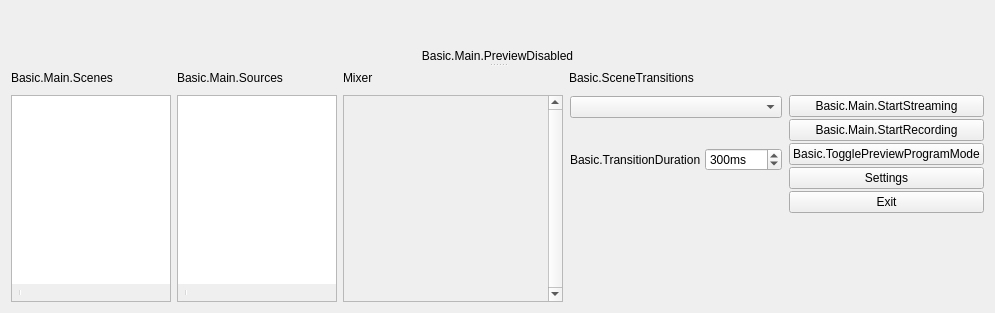
  <widget class="QWidget" name="centralwidget">
   <layout class="QHBoxLayout" name="horizontalLayout">
    <item>
     <widget class="QSplitter" name="mainSplitter">
      <property name="orientation">
       <enum>Qt::Vertical</enum>
      </property>
      <property name="childrenCollapsible">
       <bool>false</bool>
      </property>
      <widget class="QWidget" name="verticalLayoutWidget_7">
       <layout class="QVBoxLayout" name="verticalLayout_14">
        <item>
         <layout class="QHBoxLayout" name="previewLayout">
          <property name="spacing">
           <number>2</number>
          </property>
          <item>
           <layout class="QVBoxLayout" name="previewTextLayout">
            <property name="spacing">
             <number>4</number>
            </property>
            <item>
             <widget class="OBSBasicPreview" name="preview" native="true">
              <property name="sizePolicy">
               <sizepolicy hsizetype="Expanding" vsizetype="Expanding">
                <horstretch>0</horstretch>
                <verstretch>0</verstretch>
               </sizepolicy>
              </property>
              <property name="minimumSize">
               <size>
                <width>32</width>
                <height>32</height>
               </size>
              </property>
              <property name="focusPolicy">
               <enum>Qt::ClickFocus</enum>
              </property>
              <property name="contextMenuPolicy">
               <enum>Qt::CustomContextMenu</enum>
              </property>
             </widget>
            </item>
           </layout>
          </item>
         </layout>
        </item>
        <item>
         <widget class="QLabel" name="previewDisabledLabel">
          <property name="sizePolicy">
           <sizepolicy hsizetype="Expanding" vsizetype="Expanding">
            <horstretch>0</horstretch>
            <verstretch>0</verstretch>
           </sizepolicy>
          </property>
          <property name="contextMenuPolicy">
           <enum>Qt::CustomContextMenu</enum>
          </property>
          <property name="text">
           <string>Basic.Main.PreviewDisabled</string>
          </property>
          <property name="alignment">
           <set>Qt::AlignCenter</set>
          </property>
         </widget>
        </item>
       </layout>
      </widget>
      <widget class="QWidget" name="gridLayoutWidget_2">
       <layout class="QGridLayout" name="gridLayout_2">
        <item row="1" column="4">
         <layout class="QVBoxLayout" name="buttonsVLayout">
          <property name="spacing">
           <number>2</number>
          </property>
          <item>
           <widget class="QPushButton" name="streamButton">
            <property name="enabled">
             <bool>true</bool>
            </property>
            <property name="sizePolicy">
             <sizepolicy hsizetype="Preferred" vsizetype="Fixed">
              <horstretch>0</horstretch>
              <verstretch>0</verstretch>
             </sizepolicy>
            </property>
            <property name="text">
             <string>Basic.Main.StartStreaming</string>
            </property>
            <property name="checkable">
             <bool>false</bool>
            </property>
           </widget>
          </item>
          <item>
           <widget class="QPushButton" name="recordButton">
            <property name="enabled">
             <bool>true</bool>
            </property>
            <property name="sizePolicy">
             <sizepolicy hsizetype="Preferred" vsizetype="Fixed">
              <horstretch>0</horstretch>
              <verstretch>0</verstretch>
             </sizepolicy>
            </property>
            <property name="minimumSize">
             <size>
              <width>130</width>
              <height>0</height>
             </size>
            </property>
            <property name="text">
             <string>Basic.Main.StartRecording</string>
            </property>
           </widget>
          </item>
          <item>
           <widget class="QPushButton" name="modeSwitch">
            <property name="text">
             <string>Basic.TogglePreviewProgramMode</string>
            </property>
            <property name="checkable">
             <bool>true</bool>
            </property>
           </widget>
          </item>
          <item>
           <widget class="QPushButton" name="settingsButton">
            <property name="sizePolicy">
             <sizepolicy hsizetype="Preferred" vsizetype="Fixed">
              <horstretch>0</horstretch>
              <verstretch>0</verstretch>
             </sizepolicy>
            </property>
            <property name="text">
             <string>Settings</string>
            </property>
           </widget>
          </item>
          <item>
           <widget class="QPushButton" name="exitButton">
            <property name="sizePolicy">
             <sizepolicy hsizetype="Preferred" vsizetype="Fixed">
              <horstretch>0</horstretch>
              <verstretch>0</verstretch>
             </sizepolicy>
            </property>
            <property name="text">
             <string>Exit</string>
            </property>
           </widget>
          </item>
          <item>
           <spacer name="expVSpacer_2">
            <property name="orientation">
             <enum>Qt::Vertical</enum>
            </property>
            <property name="sizeHint" stdset="0">
             <size>
              <width>0</width>
              <height>0</height>
             </size>
            </property>
           </spacer>
          </item>
         </layout>
        </item>
        <item row="1" column="2">
         <widget class="VScrollArea" name="scrollArea">
          <property name="minimumSize">
           <size>
            <width>220</width>
            <height>0</height>
           </size>
          </property>
          <property name="frameShape">
           <enum>QFrame::StyledPanel</enum>
          </property>
          <property name="frameShadow">
           <enum>QFrame::Sunken</enum>
          </property>
          <property name="verticalScrollBarPolicy">
           <enum>Qt::ScrollBarAlwaysOn</enum>
          </property>
          <property name="horizontalScrollBarPolicy">
           <enum>Qt::ScrollBarAlwaysOff</enum>
          </property>
          <property name="widgetResizable">
           <bool>true</bool>
          </property>
          <widget class="QWidget" name="volumeWidgets">
           <property name="geometry">
            <rect>
             <x>0</x>
             <y>0</y>
             <width>201</width>
             <height>16</height>
            </rect>
           </property>
           <property name="sizePolicy">
            <sizepolicy hsizetype="Preferred" vsizetype="Maximum">
             <horstretch>0</horstretch>
             <verstretch>0</verstretch>
            </sizepolicy>
           </property>
           <layout class="QVBoxLayout" name="verticalLayout_18">
            <property name="spacing">
             <number>0</number>
            </property>
            <property name="leftMargin">
             <number>0</number>
            </property>
            <property name="topMargin">
             <number>0</number>
            </property>
            <property name="rightMargin">
             <number>0</number>
            </property>
            <property name="bottomMargin">
             <number>0</number>
            </property>
           </layout>
          </widget>
         </widget>
        </item>
        <item row="1" column="0">
         <layout class="QVBoxLayout" name="scenesVLayout">
          <property name="spacing">
           <number>0</number>
          </property>
          <item>
           <widget class="QFrame" name="scenesFrame">
            <property name="sizePolicy">
             <sizepolicy hsizetype="Expanding" vsizetype="Expanding">
              <horstretch>0</horstretch>
              <verstretch>0</verstretch>
             </sizepolicy>
            </property>
            <property name="minimumSize">
             <size>
              <width>160</width>
              <height>0</height>
             </size>
            </property>
            <property name="maximumSize">
             <size>
              <width>260</width>
              <height>16777215</height>
             </size>
            </property>
            <property name="frameShape">
             <enum>QFrame::StyledPanel</enum>
            </property>
            <property name="frameShadow">
             <enum>QFrame::Sunken</enum>
            </property>
            <layout class="QVBoxLayout" name="verticalLayout_11">
             <property name="spacing">
              <number>0</number>
             </property>
             <property name="leftMargin">
              <number>0</number>
             </property>
             <property name="topMargin">
              <number>0</number>
             </property>
             <property name="rightMargin">
              <number>0</number>
             </property>
             <property name="bottomMargin">
              <number>0</number>
             </property>
             <item>
              <widget class="QListWidget" name="scenes">
               <property name="sizePolicy">
                <sizepolicy hsizetype="Preferred" vsizetype="Expanding">
                 <horstretch>0</horstretch>
                 <verstretch>0</verstretch>
                </sizepolicy>
               </property>
               <property name="contextMenuPolicy">
                <enum>Qt::CustomContextMenu</enum>
               </property>
               <property name="frameShape">
                <enum>QFrame::NoFrame</enum>
               </property>
               <property name="frameShadow">
                <enum>QFrame::Plain</enum>
               </property>
               <property name="showDropIndicator" stdset="0">
                <bool>true</bool>
               </property>
               <property name="dragEnabled">
                <bool>true</bool>
               </property>
               <property name="dragDropMode">
                <enum>QAbstractItemView::InternalMove</enum>
               </property>
               <property name="defaultDropAction">
                <enum>Qt::TargetMoveAction</enum>
               </property>
               <addaction name="actionRemoveScene"/>
              </widget>
             </item>
             <item>
              <widget class="QToolBar" name="scenesToolbar">
               <property name="iconSize">
                <size>
                 <width>16</width>
                 <height>16</height>
                </size>
               </property>
               <property name="floatable">
                <bool>false</bool>
               </property>
               <addaction name="actionAddScene"/>
               <addaction name="actionRemoveScene"/>
               <addaction name="separator"/>
               <addaction name="actionSceneUp"/>
               <addaction name="actionSceneDown"/>
              </widget>
             </item>
             <item>
              <spacer name="scenesFixedSizeHSpacer">
               <property name="orientation">
                <enum>Qt::Horizontal</enum>
               </property>
               <property name="sizeType">
                <enum>QSizePolicy::Fixed</enum>
               </property>
               <property name="sizeHint" stdset="0">
                <size>
                 <width>150</width>
                 <height>0</height>
                </size>
               </property>
              </spacer>
             </item>
            </layout>
           </widget>
          </item>
         </layout>
        </item>
        <item row="0" column="1">
         <widget class="QLabel" name="sourcesLabel">
          <property name="text">
           <string>Basic.Main.Sources</string>
          </property>
         </widget>
        </item>
        <item row="0" column="2">
         <layout class="QHBoxLayout" name="mixadvHLayout">
          <property name="spacing">
           <number>2</number>
          </property>
          <item>
           <widget class="QLabel" name="mixerLabel">
            <property name="sizePolicy">
             <sizepolicy hsizetype="Maximum" vsizetype="Preferred">
              <horstretch>0</horstretch>
              <verstretch>0</verstretch>
             </sizepolicy>
            </property>
            <property name="text">
             <string>Mixer</string>
            </property>
           </widget>
          </item>
          <item>
           <widget class="QPushButton" name="advAudioProps">
            <property name="sizePolicy">
             <sizepolicy hsizetype="Maximum" vsizetype="Maximum">
              <horstretch>0</horstretch>
              <verstretch>0</verstretch>
             </sizepolicy>
            </property>
            <property name="maximumSize">
             <size>
              <width>22</width>
              <height>22</height>
             </size>
            </property>
            <property name="accessibleName">
             <string>Basic.AdvAudio</string>
            </property>
            <property name="text">
             <string notr="true"/>
            </property>
            <property name="icon">
             <iconset resource="obs.qrc">
              <normaloff>:/res/images/configuration21_16.png</normaloff>:/res/images/configuration21_16.png</iconset>
            </property>
            <property name="flat">
             <bool>true</bool>
            </property>
            <property name="themeID" stdset="0">
             <string notr="true">configIconSmall</string>
            </property>
           </widget>
          </item>
          <item>
           <spacer name="mixadvHSpacer_4">
            <property name="orientation">
             <enum>Qt::Horizontal</enum>
            </property>
            <property name="sizeHint" stdset="0">
             <size>
              <width>0</width>
              <height>0</height>
             </size>
            </property>
           </spacer>
          </item>
         </layout>
        </item>
        <item row="1" column="1">
         <layout class="QVBoxLayout" name="sourcesVLayout">
          <property name="spacing">
           <number>0</number>
          </property>
          <item>
           <widget class="QFrame" name="sourcesFrame">
            <property name="sizePolicy">
             <sizepolicy hsizetype="Expanding" vsizetype="Expanding">
              <horstretch>0</horstretch>
              <verstretch>0</verstretch>
             </sizepolicy>
            </property>
            <property name="minimumSize">
             <size>
              <width>160</width>
              <height>0</height>
             </size>
            </property>
            <property name="maximumSize">
             <size>
              <width>260</width>
              <height>16777215</height>
             </size>
            </property>
            <property name="frameShape">
             <enum>QFrame::StyledPanel</enum>
            </property>
            <property name="frameShadow">
             <enum>QFrame::Sunken</enum>
            </property>
            <layout class="QVBoxLayout" name="verticalLayout_16">
             <property name="spacing">
              <number>0</number>
             </property>
             <property name="leftMargin">
              <number>0</number>
             </property>
             <property name="topMargin">
              <number>0</number>
             </property>
             <property name="rightMargin">
              <number>0</number>
             </property>
             <property name="bottomMargin">
              <number>0</number>
             </property>
             <item>
              <widget class="SourceListWidget" name="sources">
               <property name="sizePolicy">
                <sizepolicy hsizetype="Preferred" vsizetype="Expanding">
                 <horstretch>0</horstretch>
                 <verstretch>0</verstretch>
                </sizepolicy>
               </property>
               <property name="contextMenuPolicy">
                <enum>Qt::CustomContextMenu</enum>
               </property>
               <property name="frameShape">
                <enum>QFrame::NoFrame</enum>
               </property>
               <property name="showDropIndicator" stdset="0">
                <bool>true</bool>
               </property>
               <property name="dragEnabled">
                <bool>true</bool>
               </property>
               <property name="dragDropMode">
                <enum>QAbstractItemView::InternalMove</enum>
               </property>
               <property name="defaultDropAction">
                <enum>Qt::TargetMoveAction</enum>
               </property>
               <property name="selectionMode">
                <enum>QAbstractItemView::ExtendedSelection</enum>
               </property>
               <addaction name="actionRemoveSource"/>
              </widget>
             </item>
             <item>
              <widget class="QToolBar" name="sourcesToolbar">
               <property name="iconSize">
                <size>
                 <width>16</width>
                 <height>16</height>
                </size>
               </property>
               <property name="floatable">
                <bool>false</bool>
               </property>
               <addaction name="actionAddSource"/>
               <addaction name="actionRemoveSource"/>
               <addaction name="actionSourceProperties"/>
               <addaction name="separator"/>
               <addaction name="actionSourceUp"/>
               <addaction name="actionSourceDown"/>
              </widget>
             </item>
             <item>
              <spacer name="sourcesFixedSizeHSpacer">
               <property name="orientation">
                <enum>Qt::Horizontal</enum>
               </property>
               <property name="sizeType">
                <enum>QSizePolicy::Fixed</enum>
               </property>
               <property name="sizeHint" stdset="0">
                <size>
                 <width>150</width>
                 <height>0</height>
                </size>
               </property>
              </spacer>
             </item>
            </layout>
           </widget>
          </item>
         </layout>
        </item>
        <item row="0" column="0">
         <widget class="QLabel" name="scenesLabel">
          <property name="text">
           <string>Basic.Main.Scenes</string>
          </property>
         </widget>
        </item>
        <item row="0" column="3">
         <widget class="QLabel" name="sceneTransitionsLabel">
          <property name="text">
           <string>Basic.SceneTransitions</string>
          </property>
         </widget>
        </item>
        <item row="1" column="3">
         <widget class="QWidget" name="transitionsContainer" native="true">
          <layout class="QVBoxLayout" name="verticalLayout">
           <property name="spacing">
            <number>4</number>
           </property>
           <property name="leftMargin">
            <number>1</number>
           </property>
           <property name="topMargin">
            <number>1</number>
           </property>
           <property name="rightMargin">
            <number>1</number>
           </property>
           <property name="bottomMargin">
            <number>2</number>
           </property>
           <item>
            <widget class="QComboBox" name="transitions">
             <property name="minimumSize">
              <size>
               <width>120</width>
               <height>0</height>
              </size>
             </property>
            </widget>
           </item>
           <item>
            <layout class="QHBoxLayout" name="horizontalLayout_4">
             <property name="spacing">
              <number>4</number>
             </property>
             <item>
              <spacer name="horizontalSpacer">
               <property name="orientation">
                <enum>Qt::Horizontal</enum>
               </property>
               <property name="sizeType">
                <enum>QSizePolicy::Preferred</enum>
               </property>
               <property name="sizeHint" stdset="0">
                <size>
                 <width>40</width>
                 <height>20</height>
                </size>
               </property>
              </spacer>
             </item>
             <item>
              <widget class="QPushButton" name="transitionAdd">
               <property name="sizePolicy">
                <sizepolicy hsizetype="Maximum" vsizetype="Maximum">
                 <horstretch>0</horstretch>
                 <verstretch>0</verstretch>
                </sizepolicy>
               </property>
               <property name="maximumSize">
                <size>
                 <width>22</width>
                 <height>22</height>
                </size>
               </property>
               <property name="toolTip">
                <string>Basic.AddTransition</string>
               </property>
               <property name="accessibleName">
                <string>Basic.AddTransition</string>
               </property>
               <property name="text">
                <string notr="true"/>
               </property>
               <property name="icon">
                <iconset resource="obs.qrc">
                 <normaloff>:/res/images/add.png</normaloff>:/res/images/add.png</iconset>
               </property>
               <property name="flat">
                <bool>true</bool>
               </property>
               <property name="themeID" stdset="0">
                <string notr="true">addIconSmall</string>
               </property>
              </widget>
             </item>
             <item>
              <widget class="QPushButton" name="transitionRemove">
               <property name="sizePolicy">
                <sizepolicy hsizetype="Maximum" vsizetype="Maximum">
                 <horstretch>0</horstretch>
                 <verstretch>0</verstretch>
                </sizepolicy>
               </property>
               <property name="maximumSize">
                <size>
                 <width>22</width>
                 <height>22</height>
                </size>
               </property>
               <property name="toolTip">
                <string>Basic.RemoveTransition</string>
               </property>
               <property name="accessibleName">
                <string>Basic.RemoveTransition</string>
               </property>
               <property name="text">
                <string notr="true"/>
               </property>
               <property name="icon">
                <iconset resource="obs.qrc">
                 <normaloff>:/res/images/list_remove.png</normaloff>:/res/images/list_remove.png</iconset>
               </property>
               <property name="flat">
                <bool>true</bool>
               </property>
               <property name="themeID" stdset="0">
                <string notr="true">removeIconSmall</string>
               </property>
              </widget>
             </item>
             <item>
              <widget class="QPushButton" name="transitionProps">
               <property name="sizePolicy">
                <sizepolicy hsizetype="Maximum" vsizetype="Maximum">
                 <horstretch>0</horstretch>
                 <verstretch>0</verstretch>
                </sizepolicy>
               </property>
               <property name="maximumSize">
                <size>
                 <width>22</width>
                 <height>22</height>
                </size>
               </property>
               <property name="toolTip">
                <string>Basic.TransitionProperties</string>
               </property>
               <property name="accessibleName">
                <string>Basic.TransitionProperties</string>
               </property>
               <property name="text">
                <string notr="true"/>
               </property>
               <property name="icon">
                <iconset resource="obs.qrc">
                 <normaloff>:/res/images/configuration21_16.png</normaloff>:/res/images/configuration21_16.png</iconset>
               </property>
               <property name="flat">
                <bool>true</bool>
               </property>
               <property name="themeID" stdset="0">
                <string notr="true">configIconSmall</string>
               </property>
              </widget>
             </item>
            </layout>
           </item>
           <item>
            <layout class="QHBoxLayout" name="horizontalLayout_3">
             <property name="spacing">
              <number>4</number>
             </property>
             <item>
              <widget class="QLabel" name="transitionDurationLabel">
               <property name="sizePolicy">
                <sizepolicy hsizetype="Maximum" vsizetype="Preferred">
                 <horstretch>0</horstretch>
                 <verstretch>0</verstretch>
                </sizepolicy>
               </property>
               <property name="text">
                <string>Basic.TransitionDuration</string>
               </property>
              </widget>
             </item>
             <item>
              <widget class="QSpinBox" name="transitionDuration">
               <property name="suffix">
                <string>ms</string>
               </property>
               <property name="minimum">
                <number>2</number>
               </property>
               <property name="maximum">
                <number>10000</number>
               </property>
               <property name="singleStep">
                <number>50</number>
               </property>
               <property name="value">
                <number>300</number>
               </property>
              </widget>
             </item>
            </layout>
           </item>
           <item>
            <spacer name="verticalSpacer">
             <property name="orientation">
              <enum>Qt::Vertical</enum>
             </property>
             <property name="sizeHint" stdset="0">
              <size>
               <width>20</width>
               <height>40</height>
              </size>
             </property>
            </spacer>
           </item>
          </layout>
         </widget>
        </item>
       </layout>
      </widget>
     </widget>
    </item>
   </layout>
  </widget>
